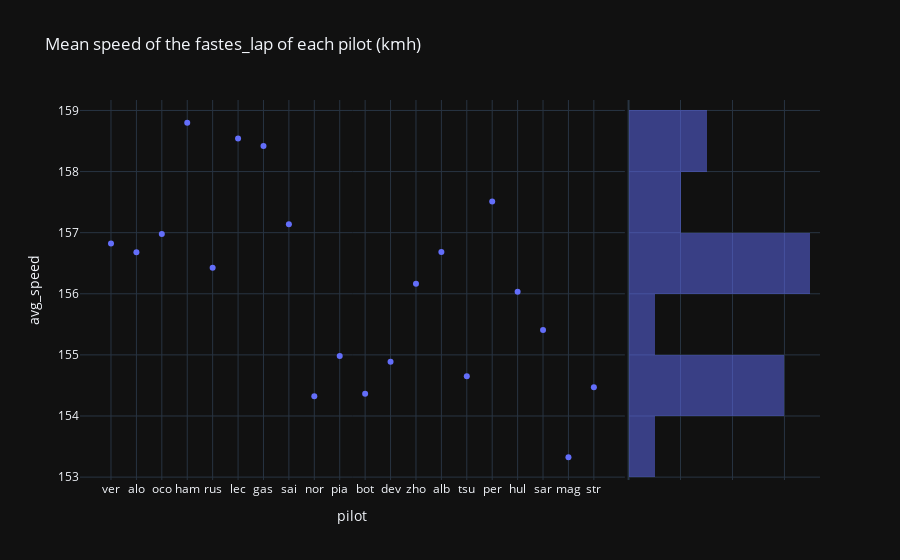

Notebook source saved alongside this figure:
### Code cell
px.scatter(last_gp, x="pilot", y="avg_speed", title="Mean speed of the fastes_lap of each pilot (kmh)", marginal_y="histogram", template="plotly_dark")

### Figure 1 — Plotly figure (JSON) as saved in the notebook; plotly's stock layout.template omitted (floating-point values rounded to 4 significant figures)
{"data": [{"hovertemplate": "pilot=%{x}<br>avg_speed=%{y}<extra></extra>", "legendgroup": "", "marker": {"color": "#636efa", "symbol": "circle"}, "mode": "markers", "name": "", "orientation": "v", "showlegend": false, "type": "scatter", "x": ["ver", "alo", "oco", "ham", "rus", "lec", "gas", "sai", "nor", "pia", "bot", "dev", "zho", "alb", "tsu", "per", "hul", "sar", "mag", "str"], "xaxis": "x", "y": [156.8, 156.7, 157.0, 158.8, 156.4, 158.5, 158.4, 157.1, 154.3, 155.0, 154.4, 154.9, 156.2, 156.7, 154.6, 157.5, 156.0, 155.4, 153.3, 154.5], "yaxis": "y"}, {"alignmentgroup": "True", "bingroup": "y", "hovertemplate": "avg_speed=%{y}<br>count=%{x}<extra></extra>", "legendgroup": "", "marker": {"color": "#636efa"}, "name": "", "offsetgroup": "", "opacity": 0.5, "showlegend": false, "type": "histogram", "xaxis": "x2", "y": [156.8, 156.7, 157.0, 158.8, 156.4, 158.5, 158.4, 157.1, 154.3, 155.0, 154.4, 154.9, 156.2, 156.7, 154.6, 157.5, 156.0, 155.4, 153.3, 154.5], "yaxis": "y2"}], "layout": {"barmode": "overlay", "legend": {"tracegroupgap": 0}, "title": {"text": "Mean speed of the fastes_lap of each pilot (kmh)"}, "xaxis": {"anchor": "y", "domain": [0, 0.7363], "title": {"text": "pilot"}}, "xaxis2": {"anchor": "y2", "domain": [0.7413, 1], "matches": "x2", "showgrid": true, "showline": false, "showticklabels": false, "ticks": ""}, "yaxis": {"anchor": "x", "domain": [0, 1], "title": {"text": "avg_speed"}}, "yaxis2": {"anchor": "x2", "domain": [0, 1], "matches": "y", "showgrid": true, "showticklabels": false}}}
